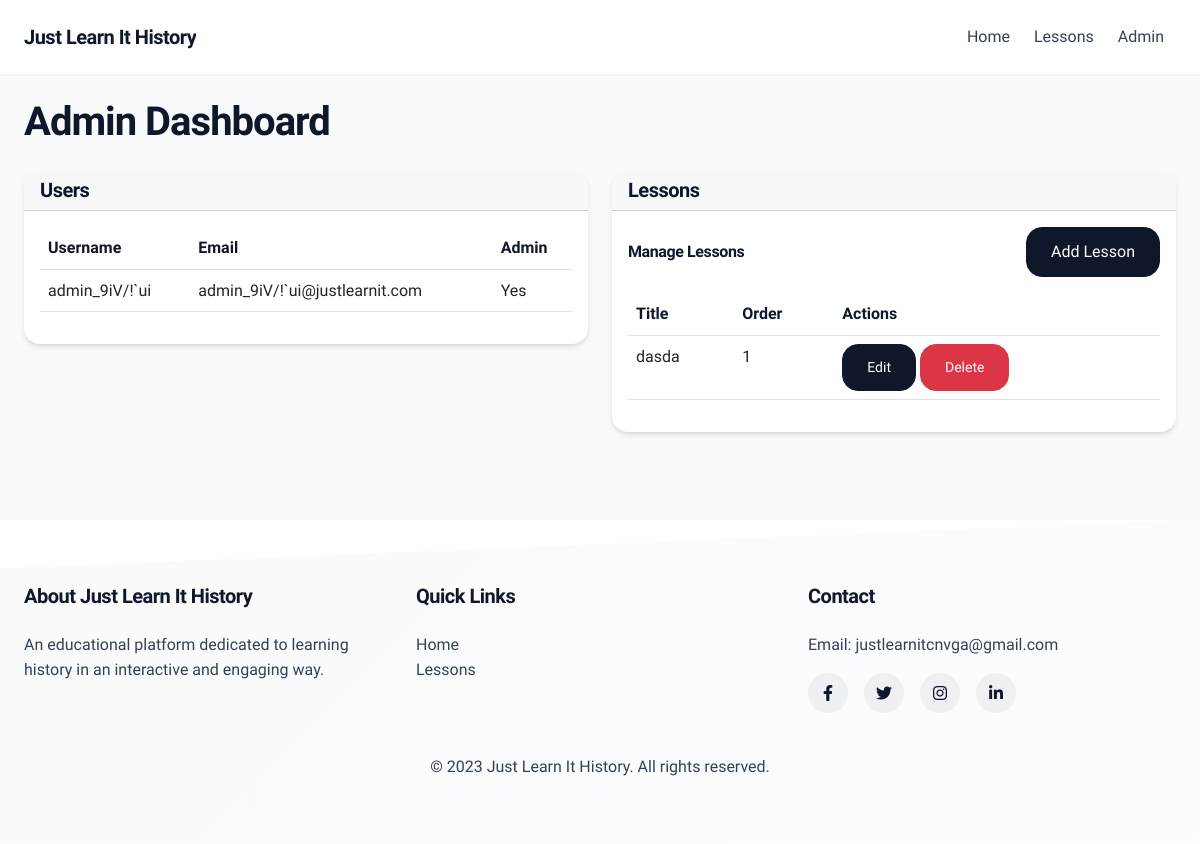
/admin, run on an earlier commit of the app's database.
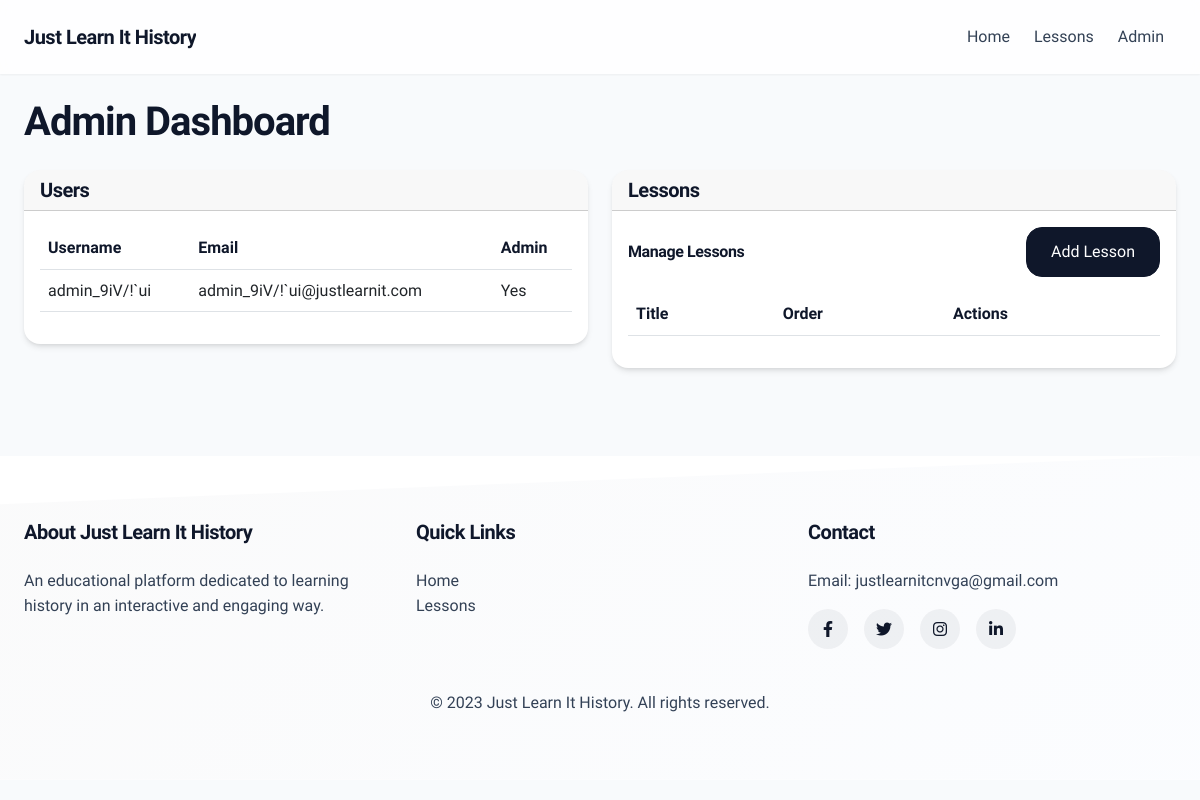
And on a later commit of the database.
### app.py (models this page shows)
class User(db.Model):
    id = db.Column(db.Integer, primary_key=True)
    username = db.Column(db.String(80), unique=True, nullable=False)
    email = db.Column(db.String(120), unique=True, nullable=False)
    password_hash = db.Column(db.String(128))
    is_admin = db.Column(db.Boolean, default=False)

class Lesson(db.Model):
    id = db.Column(db.Integer, primary_key=True)
    title = db.Column(db.String(200), nullable=False)
    content = db.Column(db.Text, nullable=False)
    order = db.Column(db.Integer, nullable=False)
    created_at = db.Column(db.DateTime, nullable=False, default=datetime.datetime.now)

### app.py (the view)
@app.route('/admin')
def admin():
    users = User.query.all()
    lessons = Lesson.query.with_entities(
        Lesson.id,
        Lesson.title,
        Lesson.content,
        Lesson.order
    ).order_by(Lesson.order).all()
    lesson_form = LessonForm()
    return render_template('admin/dashboard.html',
                         users=users,
                         lessons=lessons,
                         lesson_form=lesson_form)

### templates/admin/dashboard.html (shortened to what this page needs)
{% extends "base.html" %}
{% block content %}
<div class="container mt-4">
    <h1 class="mb-4">Admin Dashboard</h1>
    <div class="row">
        <div class="col-md-6">
            <div class="card mb-4">
                <div class="card-header">
                    <h5 class="card-title mb-0">Users</h5>
                </div>
                <div class="card-body">
                    <div class="table-responsive">
                        <table class="table">
                            <thead>
                                <tr>
                                    <th>Username</th>
                                    <th>Email</th>
                                    <th>Admin</th>
                                </tr>
                            </thead>
                            <tbody>
                                {% for user in users %}
                                <tr>
                                    <td>{{ user.username }}</td>
                                    <td>{{ user.email }}</td>
                                    <td>{{ 'Yes' if user.is_admin else 'No' }}</td>
                                </tr>
                                {% endfor %}
                            </tbody>
                        </table>
                    </div>
                </div>
            </div>
        </div>
        <div class="col-md-6">
            <div class="card mb-4">
                <div class="card-header">
                    <h5 class="card-title mb-0">Lessons</h5>
                </div>
                <div class="card-body">
                    <div class="d-flex justify-content-between align-items-center mb-3">
                        <h6 class="mb-0">Manage Lessons</h6>
                        <a href="{{ url_for('add_lesson') }}" class="btn btn-primary">Add Lesson</a>
                    </div>
                    <div class="table-responsive">
                        <table class="table">
                            <thead>
                                <tr>
                                    <th>Title</th>
                                    <th>Order</th>
                                    <th>Actions</th>
                                </tr>
                            </thead>
                            <tbody>
                                {% for lesson in lessons %}
                                <tr>
                                    <td>{{ lesson.title }}</td>
                                    <td>{{ lesson.order }}</td>
                                    <td>
                                        <a href="{{ url_for('edit_lesson', id=lesson.id) }}" class="btn btn-sm btn-primary">Edit</a>
                                        <form action="{{ url_for('delete_lesson', id=lesson.id) }}" method="POST" class="d-inline">
                                            <button type="submit" class="btn btn-sm btn-danger" onclick="return confirm('Are you sure you want to delete this lesson?')">Delete</button>
                                        </form>
                                    </td>
                                </tr>
                                {% endfor %}
                            </tbody>
                        </table>
                    </div>
                </div>
            </div>
        </div>
    </div>
</div>
{% endblock %}

What changed in the data, as far as the page shows it:
removed Lesson: title "dasda", order "1"
